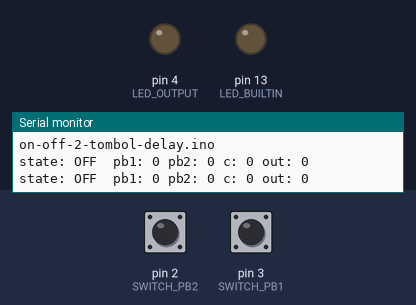
Simulated run of this sketch. Board: Arduino Uno, built with avr-gcc and run on an emulated ATmega328P. On the bench: output pins drawn as LEDs (lit = HIGH), the last lines printed to the serial monitor. Dashed ring = blinking. The test bench sets the inputs (shaded band); at power-on: pin 3 (SWITCH_PB1) HIGH, pin 2 (SWITCH_PB2) HIGH.

Above: at 1.2 s.
1.3 s: pin 3 (SWITCH_PB1) pulled LOW for 0.15 s
At 2.0 s:
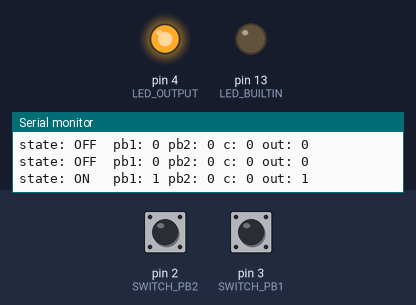
2.9 s: pin 2 (SWITCH_PB2) pulled LOW for 0.15 s
At 4.1 s:
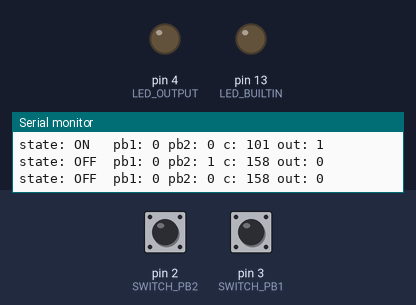
4.5 s: pin 3 (SWITCH_PB1) pulled LOW for 1 s
At 5.7 s:
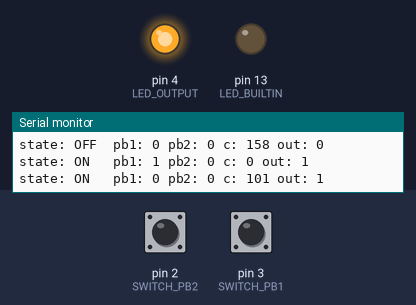
7.0 s: pin 2 (SWITCH_PB2) driven LOW and pin 3 (SWITCH_PB1) driven LOW
At 7.17 s:
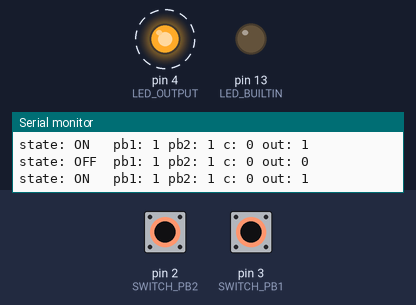
10.0 s: pin 2 (SWITCH_PB2) pulsed HIGH 2 times (0.12 s each, 0.3 s apart)
Timing chart, 0 to 14.6 s (numbered marks = the images above; inputs shaded):
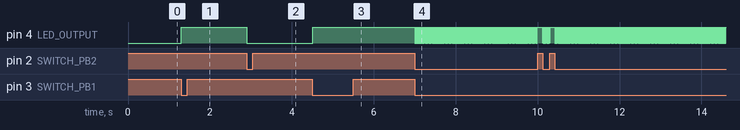

Measured:
- after the input at 1.3 s, pin 4 (LED_OUTPUT): LOW → HIGH at once
- after the input at 2.9 s, pin 4 (LED_OUTPUT): HIGH → LOW at once
- after the input at 4.5 s, pin 4 (LED_OUTPUT): LOW → HIGH at once
- after the input at 7.0 s, pin 4 (LED_OUTPUT): alternates HIGH for 0.01 s and LOW for 0.01 s, starting at once

The sketch:

on-off-2-tombol-delay.ino
```cpp
// lampu on-off dengan 2 tombol model FSM dan delay

#define STATE_INITIAL    100
#define STATE_ON    101
#define STATE_OFF   102
#define SWITCH_PB1 3
#define SWITCH_PB2 2
#define LED_OUTPUT 4
#define PERIOD_MS 10 // perioda delay dalam milisecond
#define TIMEOUT 10 // TIMEOUT dalam detik
int state = STATE_INITIAL;
int counter = 0;

void setup() {
  int output = 0;
  pinMode(LED_BUILTIN, OUTPUT);
  pinMode(LED_OUTPUT, OUTPUT);
  pinMode(SWITCH_PB1, INPUT_PULLUP);
  pinMode(SWITCH_PB2, INPUT_PULLUP);
  Serial.begin(115200);
  Serial.println(__FILE__);
  fsm_output(output);
}

void loop() {
  mainloop();
  delay(PERIOD_MS);
}

void fsm(int  *state, int *out, int pb1, int pb2, int *counter) {
  switch (*state) {
    case STATE_INITIAL: { // initial state
        *state = STATE_OFF;
        *out = 0;
        break;
      }
    case STATE_ON: {
        if (pb2 == 0) {
          // tetap
          if (*counter >= TIMEOUT * 1000 / PERIOD_MS) {
            *state = STATE_OFF;
            *out = 0;
          } else {
            *counter = *counter + 1; // tunggu timeout
            *state = STATE_ON;
            *out = 1;
          }
        } else {
          *state = STATE_OFF;
          *out = 0;
        }
        break;
      }
    case STATE_OFF: {
        if (pb1 == 0) {
          // tetap
          *state = STATE_OFF;
          *out = 0;
        } else {
          *counter = 0;
          *state = STATE_ON;
          *out = 1;
        }
        break;
      }
  }
}

void fsm_output(int output_value) {
  if (output_value == 1) {
    digitalWrite(LED_OUTPUT, HIGH);
  } else {
    digitalWrite(LED_OUTPUT, LOW);
  }
}

void mainloop(void)
{
  int output = 0;
  int pb1, pb2, switch1, switch2;
  switch1 = digitalRead(SWITCH_PB1);
  switch2 = digitalRead(SWITCH_PB2);
  if (switch1 == 1)
    pb1 = 0;
  else {
    pb1 = 1;
  }
  if (switch2 == 1)
    pb2 = 0;
  else {
    pb2 = 1;
  }
  fsm(&state, &output, pb1, pb2, &counter);
  fsm_output(output);


  // cetak jika ada perubahan state , atau sudah 1 detik berlalu
  static int prev_state = 0;
  static int display_counter = 0;

  if (prev_state != state || display_counter > 1000 / PERIOD_MS) {
    Serial.print("state: ");
    if (state == STATE_ON) {
      Serial.print("ON  ");
    } else if (state == STATE_OFF) {
      Serial.print("OFF ");
    } else {
      Serial.print(state);
    }

    Serial.print(" pb1: ");
    Serial.print(pb1);
    Serial.print(" pb2: ");
    Serial.print(pb2);
    Serial.print(" c: ");
    Serial.print( counter);
    Serial.print(" out: ");
    Serial.print(output);
    Serial.println();
    prev_state = state;
    display_counter = 0;
  }
  display_counter++;

}
```
